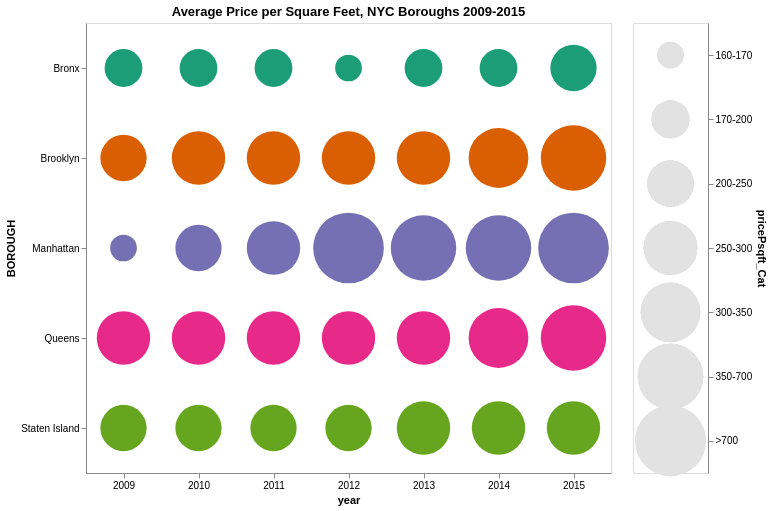

Vega-Lite specification stored for this chart:
### Vega-Lite specification from a JSON file in a GitHub repository (floating-point values rounded to 4 significant figures)
{"config": {"view": {"width": 400, "height": 300}, "mark": {"tooltip": null}}, "hconcat": [{"mark": {"type": "circle", "opacity": 1}, "encoding": {"color": {"condition": {"type": "nominal", "field": "BOROUGH", "legend": null, "scale": {"scheme": "dark2"}, "selection": "selector390"}, "value": "transparent"}, "size": {"type": "ordinal", "field": "pricePsqft_Cat", "legend": null}, "tooltip": [{"type": "quantitative", "field": "pricePsqft"}, {"type": "nominal", "field": "BOROUGH"}], "x": {"type": "ordinal", "axis": {"labelAngle": 0}, "field": "year"}, "y": {"type": "nominal", "field": "BOROUGH"}}, "height": 450, "selection": {"selector391": {"type": "interval", "bind": "scales", "encodings": ["x", "y"]}}, "title": "Average Price per Square Feet, NYC Boroughs 2009-2015", "width": 525}, {"mark": {"type": "circle", "color": "#e2e2e2", "filled": true}, "encoding": {"opacity": {"condition": {"value": 1, "selection": "selector390"}, "value": 0}, "size": {"type": "nominal", "field": "pricePsqft_Cat", "legend": null, "scale": {"domain": ["<160", "160-170", "170-200", "200-250", "250-300", "300-350", "350-700", ">700"], "range": [0, 5000], "type": "bin-ordinal"}}, "y": {"type": "ordinal", "axis": {"orient": "right"}, "field": "pricePsqft_Cat"}}, "height": 450, "selection": {"selector390": {"type": "multi", "fields": ["pricePsqft_Cat"]}}, "width": 75}], "data": {"name": "data-4d3c0994804cc834524ab82bc1568f08"}, "$schema": "https://vega.github.io/schema/vega-lite/v3.4.0.json", "datasets": {"data-4d3c0994804cc834524ab82bc1568f08": [{"BOROUGH": "Bronx", "year": 2009, "pricePsqft": 172.2, "pricePsqft_Cat": "170-200"}, {"BOROUGH": "Bronx", "year": 2010, "pricePsqft": 175.6, "pricePsqft_Cat": "170-200"}, {"BOROUGH": "Bronx", "year": 2011, "pricePsqft": 173.5, "pricePsqft_Cat": "170-200"}, {"BOROUGH": "Bronx", "year": 2012, "pricePsqft": 169.1, "pricePsqft_Cat": "160-170"}, {"BOROUGH": "Bronx", "year": 2013, "pricePsqft": 186.3, "pricePsqft_Cat": "170-200"}, {"BOROUGH": "Bronx", "year": 2014, "pricePsqft": 186.0, "pricePsqft_Cat": "170-200"}, {"BOROUGH": "Bronx", "year": 2015, "pricePsqft": 218.8, "pricePsqft_Cat": "200-250"}, {"BOROUGH": "Brooklyn", "year": 2009, "pricePsqft": 248.8, "pricePsqft_Cat": "200-250"}, {"BOROUGH": "Brooklyn", "year": 2010, "pricePsqft": 254.3, "pricePsqft_Cat": "250-300"}, {"BOROUGH": "Brooklyn", "year": 2011, "pricePsqft": 253.0, "pricePsqft_Cat": "250-300"}, {"BOROUGH": "Brooklyn", "year": 2012, "pricePsqft": 270.1, "pricePsqft_Cat": "250-300"}, {"BOROUGH": "Brooklyn", "year": 2013, "pricePsqft": 290.4, "pricePsqft_Cat": "250-300"}, {"BOROUGH": "Brooklyn", "year": 2014, "pricePsqft": 345.6, "pricePsqft_Cat": "300-350"}, {"BOROUGH": "Brooklyn", "year": 2015, "pricePsqft": 410.1, "pricePsqft_Cat": "350-700"}, {"BOROUGH": "Manhattan", "year": 2009, "pricePsqft": 160.0, "pricePsqft_Cat": "160-170"}, {"BOROUGH": "Manhattan", "year": 2010, "pricePsqft": 228.3, "pricePsqft_Cat": "200-250"}, {"BOROUGH": "Manhattan", "year": 2011, "pricePsqft": 271.6, "pricePsqft_Cat": "250-300"}, {"BOROUGH": "Manhattan", "year": 2012, "pricePsqft": 733.9, "pricePsqft_Cat": ">700"}, {"BOROUGH": "Manhattan", "year": 2013, "pricePsqft": 457.3, "pricePsqft_Cat": "350-700"}, {"BOROUGH": "Manhattan", "year": 2014, "pricePsqft": 634.3, "pricePsqft_Cat": "350-700"}, {"BOROUGH": "Manhattan", "year": 2015, "pricePsqft": 858.6, "pricePsqft_Cat": ">700"}, {"BOROUGH": "Queens", "year": 2009, "pricePsqft": 261.1, "pricePsqft_Cat": "250-300"}, {"BOROUGH": "Queens", "year": 2010, "pricePsqft": 260.2, "pricePsqft_Cat": "250-300"}, {"BOROUGH": "Queens", "year": 2011, "pricePsqft": 259.8, "pricePsqft_Cat": "250-300"}, {"BOROUGH": "Queens", "year": 2012, "pricePsqft": 270.4, "pricePsqft_Cat": "250-300"}, {"BOROUGH": "Queens", "year": 2013, "pricePsqft": 288.1, "pricePsqft_Cat": "250-300"}, {"BOROUGH": "Queens", "year": 2014, "pricePsqft": 315.5, "pricePsqft_Cat": "300-350"}, {"BOROUGH": "Queens", "year": 2015, "pricePsqft": 359.3, "pricePsqft_Cat": "350-700"}, {"BOROUGH": "Staten Island", "year": 2009, "pricePsqft": 226.2, "pricePsqft_Cat": "200-250"}, {"BOROUGH": "Staten Island", "year": 2010, "pricePsqft": 230.1, "pricePsqft_Cat": "200-250"}, {"BOROUGH": "Staten Island", "year": 2011, "pricePsqft": 232.7, "pricePsqft_Cat": "200-250"}, {"BOROUGH": "Staten Island", "year": 2012, "pricePsqft": 238.7, "pricePsqft_Cat": "200-250"}, {"BOROUGH": "Staten Island", "year": 2013, "pricePsqft": 251.6, "pricePsqft_Cat": "250-300"}, {"BOROUGH": "Staten Island", "year": 2014, "pricePsqft": 250.7, "pricePsqft_Cat": "250-300"}, {"BOROUGH": "Staten Island", "year": 2015, "pricePsqft": 279.7, "pricePsqft_Cat": "250-300"}]}}
